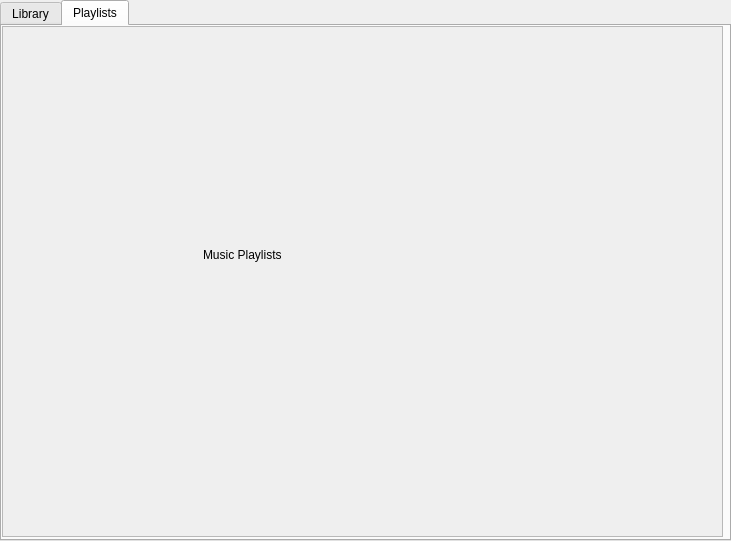
<?xml version="1.0" encoding="UTF-8"?>
<ui version="4.0">
 <class>MusicSelection</class>
 <widget class="QWidget" name="MusicSelection">
  <property name="geometry">
   <rect>
    <x>0</x>
    <y>0</y>
    <width>731</width>
    <height>541</height>
   </rect>
  </property>
  <property name="minimumSize">
   <size>
    <width>731</width>
    <height>541</height>
   </size>
  </property>
  <property name="maximumSize">
   <size>
    <width>731</width>
    <height>541</height>
   </size>
  </property>
  <property name="windowTitle">
   <string>Form</string>
  </property>
  <widget class="QTabWidget" name="tabWidget">
   <property name="geometry">
    <rect>
     <x>0</x>
     <y>0</y>
     <width>731</width>
     <height>541</height>
    </rect>
   </property>
   <property name="currentIndex">
    <number>1</number>
   </property>
   <widget class="QWidget" name="tab">
    <attribute name="title">
     <string>Library</string>
    </attribute>
    <widget class="QScrollArea" name="scrollArea_2">
     <property name="geometry">
      <rect>
       <x>0</x>
       <y>0</y>
       <width>721</width>
       <height>511</height>
      </rect>
     </property>
     <property name="widgetResizable">
      <bool>true</bool>
     </property>
     <widget class="QWidget" name="scrollAreaWidgetContents_2">
      <property name="geometry">
       <rect>
        <x>0</x>
        <y>0</y>
        <width>719</width>
        <height>509</height>
       </rect>
      </property>
      <widget class="QLabel" name="label">
       <property name="geometry">
        <rect>
         <x>150</x>
         <y>120</y>
         <width>91</width>
         <height>21</height>
        </rect>
       </property>
       <property name="text">
        <string>Music Library</string>
       </property>
      </widget>
     </widget>
    </widget>
   </widget>
   <widget class="QWidget" name="tab_2">
    <attribute name="title">
     <string>Playlists</string>
    </attribute>
    <widget class="QScrollArea" name="scrollArea">
     <property name="geometry">
      <rect>
       <x>0</x>
       <y>0</y>
       <width>721</width>
       <height>511</height>
      </rect>
     </property>
     <property name="widgetResizable">
      <bool>true</bool>
     </property>
     <widget class="QWidget" name="scrollAreaWidgetContents">
      <property name="geometry">
       <rect>
        <x>0</x>
        <y>0</y>
        <width>719</width>
        <height>509</height>
       </rect>
      </property>
      <widget class="QLabel" name="label_2">
       <property name="geometry">
        <rect>
         <x>200</x>
         <y>220</y>
         <width>201</width>
         <height>16</height>
        </rect>
       </property>
       <property name="text">
        <string>Music Playlists</string>
       </property>
      </widget>
     </widget>
    </widget>
   </widget>
  </widget>
 </widget>
 <resources/>
 <connections/>
</ui>
